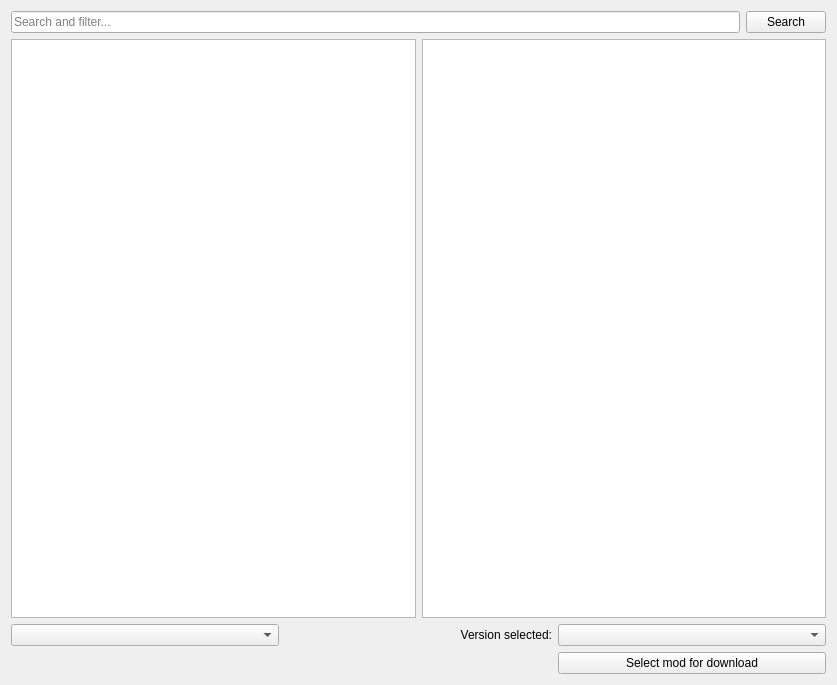
<?xml version="1.0" encoding="UTF-8"?>
<ui version="4.0">
 <class>ModPage</class>
 <widget class="QWidget" name="ModPage">
  <property name="geometry">
   <rect>
    <x>0</x>
    <y>0</y>
    <width>837</width>
    <height>685</height>
   </rect>
  </property>
  <layout class="QGridLayout" name="gridLayout">
   <item row="1" column="0" colspan="2">
    <layout class="QGridLayout" name="gridLayout_3">
     <item row="1" column="2">
      <widget class="QTextBrowser" name="packDescription">
       <property name="openExternalLinks">
        <bool>true</bool>
       </property>
       <property name="openLinks">
        <bool>true</bool>
       </property>
      </widget>
     </item>
     <item row="1" column="0">
      <widget class="QListView" name="packView">
       <property name="horizontalScrollBarPolicy">
        <enum>Qt::ScrollBarAlwaysOff</enum>
       </property>
       <property name="alternatingRowColors">
        <bool>true</bool>
       </property>
       <property name="iconSize">
        <size>
         <width>48</width>
         <height>48</height>
        </size>
       </property>
      </widget>
     </item>
    </layout>
   </item>
   <item row="0" column="1">
    <widget class="QPushButton" name="searchButton">
     <property name="text">
      <string>Search</string>
     </property>
    </widget>
   </item>
   <item row="0" column="0">
    <widget class="QLineEdit" name="searchEdit">
     <property name="placeholderText">
      <string>Search and filter...</string>
     </property>
    </widget>
   </item>
   <item row="2" column="0" colspan="2">
    <layout class="QGridLayout" name="gridLayout_4" columnstretch="0,0,0,0">
     <item row="0" column="2">
      <widget class="QComboBox" name="versionSelectionBox"/>
     </item>
     <item row="0" column="1">
      <widget class="QLabel" name="label">
       <property name="text">
        <string>Version selected:</string>
       </property>
       <property name="alignment">
        <set>Qt::AlignRight|Qt::AlignTrailing|Qt::AlignVCenter</set>
       </property>
      </widget>
     </item>
     <item row="0" column="0">
      <widget class="QComboBox" name="sortByBox"/>
     </item>
     <item row="1" column="2">
      <widget class="QPushButton" name="modSelectionButton">
       <property name="text">
        <string>Select mod for download</string>
       </property>
      </widget>
     </item>
    </layout>
   </item>
  </layout>
 </widget>
 <tabstops>
  <tabstop>searchEdit</tabstop>
  <tabstop>searchButton</tabstop>
  <tabstop>packView</tabstop>
  <tabstop>packDescription</tabstop>
  <tabstop>sortByBox</tabstop>
  <tabstop>versionSelectionBox</tabstop>
 </tabstops>
 <resources/>
 <connections/>
</ui>
